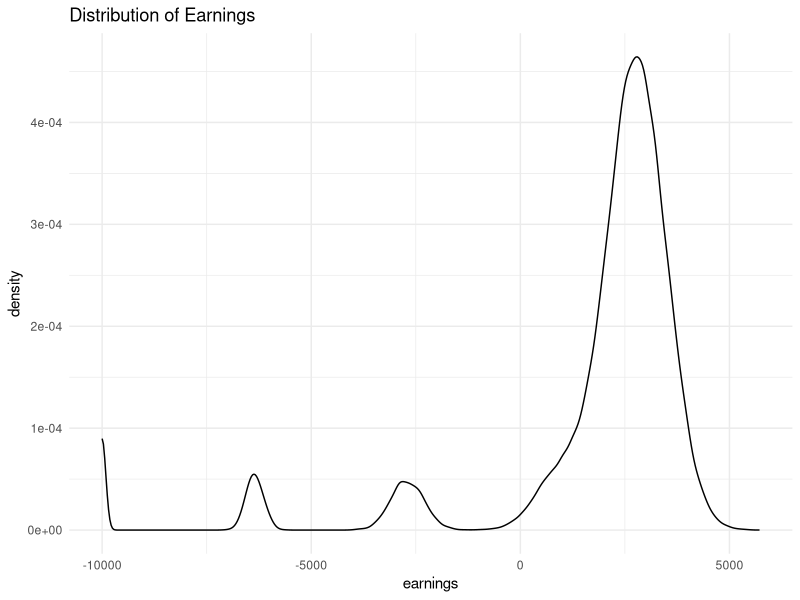
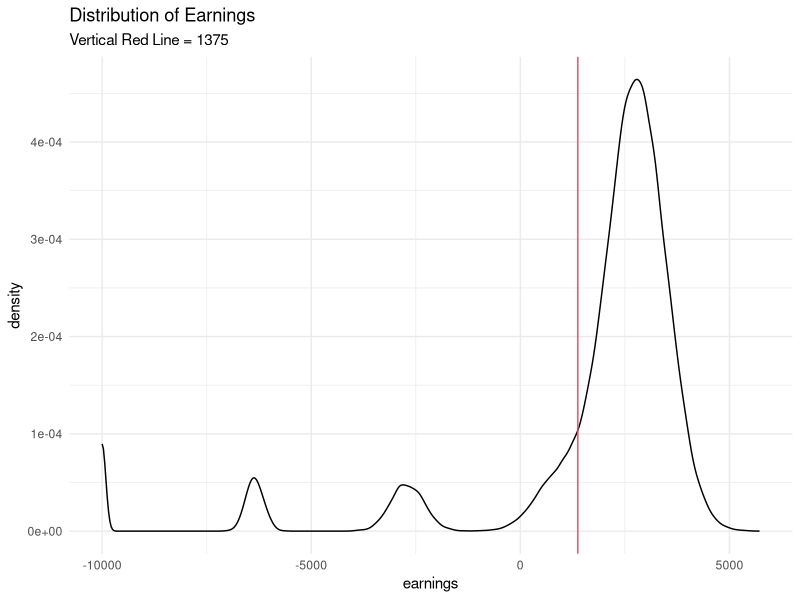
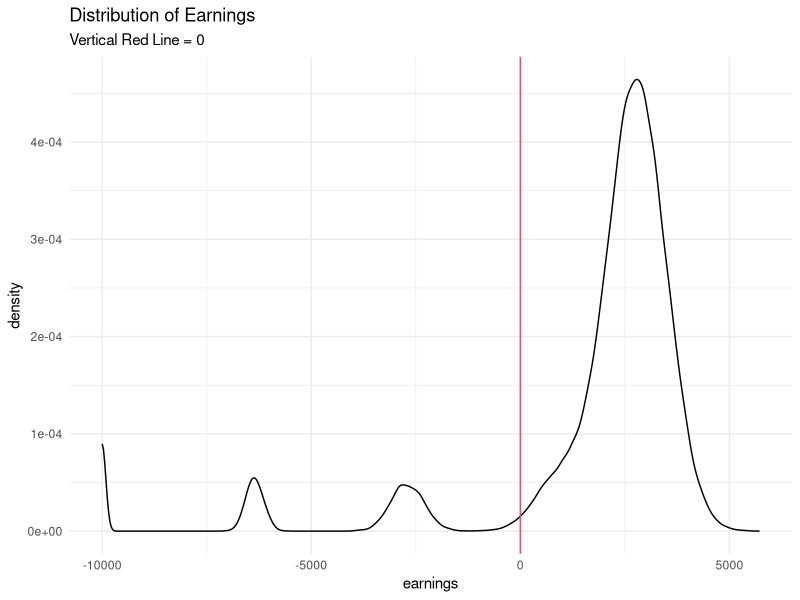
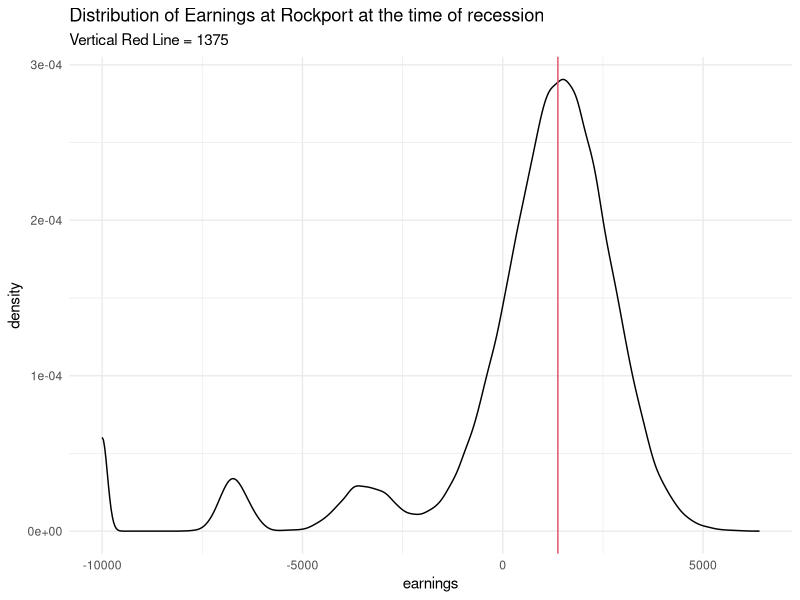

Recreate these plots in R, in order.
## ---- chunk 1
knitr::opts_chunk$set(echo = TRUE, message = FALSE, warning = FALSE)

## ---- chunk 2
# Load packages
library(tidyverse) 

# Define n
n <- 100000

# Empty data frame for 1000 simulated days
data <- data.frame(day = seq(1:n),
                demand = NA, # demand in Rockport
                quantity = NA, # quantity sold
                price = NA, # price per pound
                cost = 10000, # cost of daily operations
                earnings = NA)

head(data)

## ---- chunk 3
set.seed(123)
rnorm(1000) %>% mean()
rnorm(1000) %>% mean()

## ---- chunk 4
set.seed(123)
rnorm(1000) %>% mean()

set.seed(123)
rnorm(1000) %>% mean()

## ---- chunk 5
set.seed(123)

sim <- data %>% 
  mutate(demand=sample(x = c(0, 1000, 2000, 3000,4000,5000,6000),
                                 size = n,
                                 replace = T,
                                 prob = c(.02,.03, 0.05, 0.08,0.33,0.29,0.2)),
          quantity=if_else(demand>=3500,3500,demand),
          price=rnorm(n = n, mean = 3.65, sd = 0.2),
          earnings=price * quantity-10000
         )

## ---- chunk 6
ggplot(sim, aes(earnings)) +
  geom_density() +
  theme_minimal()+
  labs(title = "Distribution of Earnings")

## ---- chunk 7

ggplot(sim, aes(earnings)) +
  geom_density() +
  geom_vline(xintercept = 1375, col = 2) +
  theme_minimal()+
   labs(title = "Distribution of Earnings",
       subtitle = "Vertical Red Line = 1375")

(sim$earnings > 1375) %>%
  mean 

## ---- chunk 8

ggplot(sim, aes(earnings)) +
  geom_density() +
  geom_vline(xintercept = 0, col = 2) +
  theme_minimal()+
  labs(title = "Distribution of Earnings",
       subtitle = "Vertical Red Line = 0")

(sim$earnings < 0) %>%
  mean
## ---- chunk 9
sim$earnings %>%
  mean
## ---- chunk 10
set.seed(123)

sim2 <- data %>% 
  mutate(demand=sample(x = c(0, 1000, 2000, 3000,4000,5000,6000),
                                 size = n,
                                 replace = T,
                                 prob = c(.02,.03, 0.05, 0.08,0.33,0.29,0.2)),
          quantity=if_else(demand>=3500,3500,demand),
          price=rnorm(n = n, mean = 3.3, sd = 0.33),
          earnings=price * quantity-10000
         )


(sim2$earnings > 1375) %>%
  mean 

ggplot(sim2, aes(earnings)) +
  geom_density() +
  geom_vline(xintercept = 1375, col = 2) +
  theme_minimal()+
  labs(title = "Distribution of Earnings at Rockport at the time of recession",
       subtitle = "Vertical Red Line = 1375")

